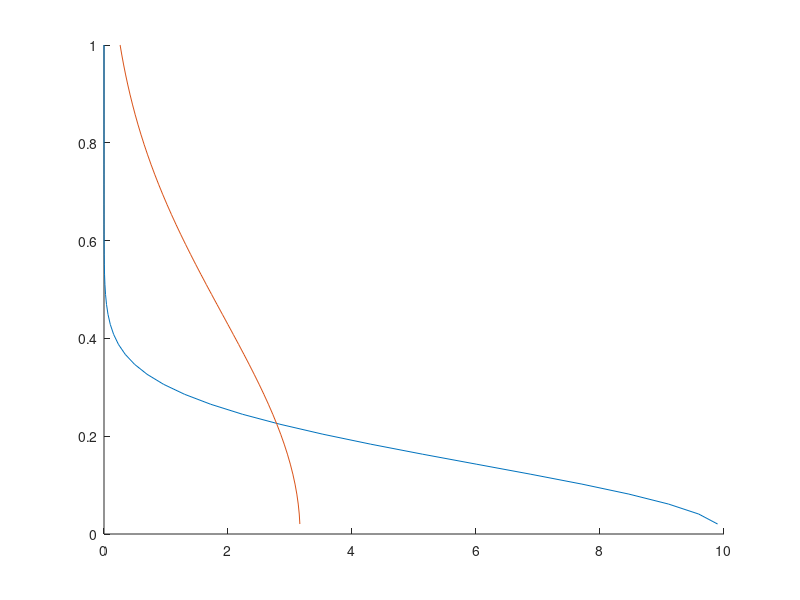
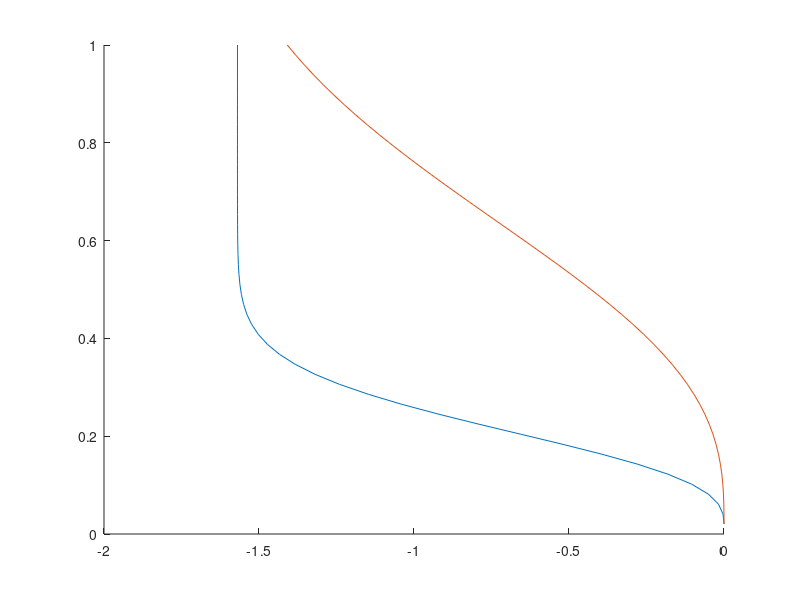

Write MATLAB code to recreate these figures, in order. (Note: this script raises an error after producing the figures.)
clear; close all; clc;

C = 1;
mu = 1;
rho = 1;
tmax = 5;
ymax = 1;
ts = [0.01, 0.1];

figure(1);
hold on;
figure(2);
hold on;

for idx=1:length(ts)
  t = ts(idx);
  y = linspace(0,ymax,50);
  dudy = C./sqrt(mu*t/rho).*exp(-y.^2./(4*mu*t)*rho);
  dudy = dudy(2:end);
  figure(1);
  plot(dudy,y(2:end));
  us = [];
  for idy=2:length(y)-1
    y_partial = y(1:idy);
    dudy_partial = dudy(1:idy);
      u = trapz(dudy_partial,y_partial);
%        u = trapz(y_partial, dudy_partial);??
    us(idy) = u;
  end
  figure(2);
  plot(us,y(2:end));
end

figure(1);
% legend('t=0.01','t=0.1');
legend(string(ts));
title('速度勾配の大きさ');
xlabel('$\partial u / \partial x $','interpreter','latex', 'FontWeight','bold')
ylabel('y','interpreter','latex');
grid;

figure(2);
% legend('t=0.01','t=0.1');
legend(string(ts));
title('流速');
xlabel('$u / U$','interpreter','latex', 'FontWeight','bold')
ylabel('y','interpreter','latex');
grid;

figure(3);
t = 0:60; %s
nu = 15.01e-6; %m2/s
delta = sqrt(pi*nu*t); %m
plot(t,delta*100); %cm
title('Scale of delta dragged by air [cm]');
xlabel('time [s]');
ylabel('delta [cm]');
grid;
big;

H = 84.852; %km
T = 83.5-2*H; %C
P = 3.956*(214.65/(T+273.15))^(-17.082); %Pa
rho = 0.0034837*P/(T+273.15); %kg/m3
mu = 1.83e-5; %Pa•s
velocity = sqrt(pi)/2*sqrt(mu/(1*rho)); %m/s
fprintf('高度84kmでの境界層進展速度: %.2f [cm/s]\n',velocity*100);

H = 1; %km
T = 15-6.5*H; %C
P = 101325*(288.15/(T+273.15))^(-5.256);
rho = 0.0034837*P/(T+273.15); %kg/m3
mu = 1.83e-5; %Pa•s
velocity = sqrt(pi)/2*sqrt(mu/(1*rho)); %m/s
fprintf('高度1kmでの境界層進展速度: %.2f [cm/s]\n',velocity*100);






